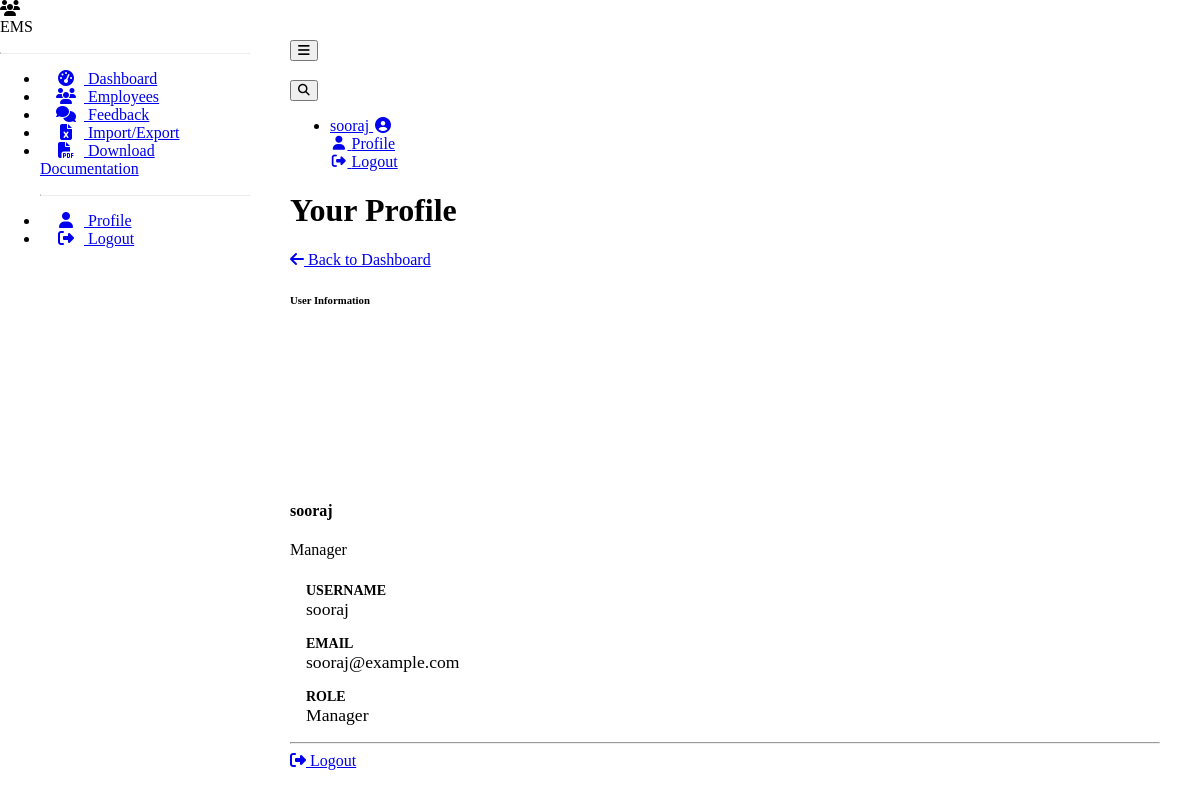
Page /auth/profile (signed in) on the committed database.
### models.py (models this page shows, shortened)
class User(UserMixin, db.Model):
    __tablename__ = 'users'
    id = db.Column(db.Integer, primary_key=True)
    username = db.Column(db.String(64), unique=True, nullable=False)
    email = db.Column(db.String(120), unique=True, nullable=False)
    password_hash = db.Column(db.String(256), nullable=False)
    is_manager = db.Column(db.Boolean, default=False)
    employees_managed = db.relationship('Employee', backref='manager_user', lazy='dynamic',
                                        foreign_keys='Employee.manager_id')

### auth.py (the view)
@auth_bp.route('/profile')
@login_required
def profile():
    employee = Employee.query.filter_by(user_id=current_user.id).first()
    return render_template('profile.html', employee=employee)

### app.py (called while the page is built)
@login_manager.user_loader
def load_user(user_id):
    from models import User  # Import here to avoid circular imports
    return User.query.get(int(user_id))

### templates/profile.html (shortened to what this page needs)
{% extends "base.html" %}
{% block content %}
<div class="container-fluid">
    <div class="d-flex justify-content-between align-items-center mb-4">
        <h1 class="h3 text-gray-800">Your Profile</h1>
        <a href="{{ url_for('employee.dashboard') }}" class="btn btn-secondary">
            <i class="fas fa-arrow-left mr-1"></i> Back to Dashboard
        </a>
    </div>
    <div class="row">
        <div class="col-lg-12">
            <div class="card shadow mb-4">
                <div class="card-header py-3">
                    <h6 class="m-0 font-weight-bold text-primary">User Information</h6>
                </div>
                <div class="card-body">
                    <div class="row">
                        <div class="col-md-3 text-center">
                            <div class="employee-avatar">
                            </div>
                            <h4 class="mt-3">{{ current_user.username }}</h4>
                            <p class="text-muted">{{ 'Manager' if current_user.is_manager else 'Employee' }}</p>
                        </div>
                        <div class="col-md-9">
                            <div class="employee-info">
                                <div class="employee-info-item">
                                    <div class="employee-info-label">Username</div>
                                    <div class="employee-info-value">{{ current_user.username }}</div>
                                </div>
                                <div class="employee-info-item">
                                    <div class="employee-info-label">Email</div>
                                    <div class="employee-info-value">{{ current_user.email }}</div>
                                </div>
                                <div class="employee-info-item">
                                    <div class="employee-info-label">Role</div>
                                    <div class="employee-info-value">{{ 'Manager' if current_user.is_manager else 'Employee' }}</div>
                                </div>
                            </div>
                        </div>
                    </div>
                    <hr>
                    <div class="text-center mt-3">
                        <a href="{{ url_for('auth.logout') }}" class="btn btn-danger">
                            <i class="fas fa-sign-out-alt mr-1"></i> Logout
                        </a>
                    </div>
                </div>
            </div>
        </div>
    </div>
</div>
{% endblock %}

### templates/base.html (shortened to what this page needs)
<!DOCTYPE html>
<html lang="en" data-bs-theme="dark">
<head>
    <link rel="stylesheet" href="https://cdn.replit.com/agent/bootstrap-agent-dark-theme.min.css">
    <link rel="stylesheet" href="https://cdnjs.cloudflare.com/ajax/libs/font-awesome/6.4.0/css/all.min.css">
    <link rel="stylesheet" href="https://cdn.datatables.net/1.13.4/css/dataTables.bootstrap5.min.css">
    <link rel="stylesheet" href="https://cdn.datatables.net/buttons/2.3.6/css/buttons.bootstrap5.min.css">
    <link rel="stylesheet" href="{{ url_for('static', filename='css/custom.css') }}">
</head>
<body>
    {% if current_user.is_authenticated %}
    <div class="sidebar bg-dark">
        <div class="sidebar-brand d-flex align-items-center justify-content-center p-3">
            <div class="sidebar-brand-icon">
                <i class="fas fa-users"></i>
            </div>
            <div class="sidebar-brand-text mx-3">EMS</div>
        </div>
        <hr class="sidebar-divider">
        <ul class="nav flex-column">
            <li class="nav-item">
                <a class="nav-link {% if request.endpoint and request.endpoint == 'employee.dashboard' %}active{% endif %}"
                   href="{{ url_for('employee.dashboard') }}">
                    <i class="fas fa-fw fa-tachometer-alt"></i>
                    <span>Dashboard</span>
                </a>
            </li>
            <li class="nav-item">
                <a class="nav-link {% if request.endpoint and 'employee_list' in request.endpoint %}active{% endif %}"
                   href="{{ url_for('employee.employee_list') }}">
                    <i class="fas fa-fw fa-users"></i>
                    <span>Employees</span>
                </a>
            </li>
            <li class="nav-item">
                <a class="nav-link {% if request.endpoint and 'feedback' in request.endpoint %}active{% endif %}"
                   href="{{ url_for('feedback.feedback_list') }}">
                    <i class="fas fa-fw fa-comments"></i>
                    <span>Feedback</span>
                </a>
            </li>
            {% if current_user.is_manager %}
            <li class="nav-item">
                <a class="nav-link {% if request.endpoint and 'import_export' in request.endpoint %}active{% endif %}"
                   href="{{ url_for('employee.import_export') }}">
                    <i class="fas fa-fw fa-file-excel"></i>
                    <span>Import/Export</span>
                </a>
            </li>
            <li class="nav-item">
                <a class="nav-link" href="{{ url_for('docs.generate_and_download_docs') }}">
                    <i class="fas fa-fw fa-file-pdf"></i>
                    <span>Download Documentation</span>
                </a>
            </li>
            {% endif %}
            <hr class="sidebar-divider">
            <li class="nav-item">
                <a class="nav-link" href="{{ url_for('auth.profile') }}">
                    <i class="fas fa-fw fa-user"></i>
                    <span>Profile</span>
                </a>
            </li>
            <li class="nav-item">
                <a class="nav-link" href="{{ url_for('auth.logout') }}">
                    <i class="fas fa-fw fa-sign-out-alt"></i>
                    <span>Logout</span>
                </a>
            </li>
        </ul>
    </div>
    {% endif %}
    <div class="content-wrapper {% if not current_user.is_authenticated %}ml-0{% endif %}">
        {% if current_user.is_authenticated %}
        <nav class="navbar navbar-expand navbar-dark bg-dark mb-4">
            <button id="sidebarToggle" class="btn btn-link d-md-none rounded-circle mr-3">
                <i class="fa fa-bars"></i>
            </button>
            <div class="d-md-inline-block ms-auto form-inline mr-0 navbar-search">
                <div class="input-group">
                    <input type="text" id="searchInput" class="form-control bg-light border small"
                           placeholder="Search..." aria-label="Search">
                    <div class="input-group-append">
                        <button class="btn btn-primary" type="button">
                        </button>
                    </div>
                </div>
            </div>
            <ul class="navbar-nav ml-auto ml-md-0">
                <li class="nav-item dropdown no-arrow">
                    <a class="nav-link dropdown-toggle" href="#" id="userDropdown" role="button"
                       data-bs-toggle="dropdown" aria-haspopup="true" aria-expanded="false">
                        <span class="mr-2 d-none d-lg-inline text-gray-600 small">{{ current_user.username }}</span>
                        <i class="fas fa-user-circle fa-fw"></i>
                    </a>
                    <div class="dropdown-menu dropdown-menu-right shadow animated--grow-in"
                         aria-labelledby="userDropdown">
                        <a class="dropdown-item" href="{{ url_for('auth.profile') }}">
                            <i class="fas fa-user fa-sm fa-fw mr-2 text-gray-400"></i>
                            Profile
                        </a>
                        <a class="dropdown-item" href="{{ url_for('auth.logout') }}">
                            <i class="fas fa-sign-out-alt fa-sm fa-fw mr-2 text-gray-400"></i>
                            Logout
                        </a>
                    </div>
                </li>
            </ul>
        </nav>
        {% endif %}
        <div class="container-fluid">
            {% block content %}{% endblock %}
        </div>
    </div>
</body>
</html>

### static/css/custom.css (style rules this page uses)
:root { --sidebar-width: 250px; }
.sidebar { width: var(--sidebar-width); height: 100vh; position: fixed; left: 0; top: 0; z-index: 100; transition: all 0.3s; overflow-y: auto; }
.sidebar .nav-item .nav-link { padding: 0.75rem 1rem; width: 100%; }
.sidebar .nav-item .nav-link i { margin-right: 0.5rem; }
.sidebar-divider { margin: 1rem 0; border-top: 1px solid rgba(255, 255, 255, 0.15); }
.content-wrapper { margin-left: var(--sidebar-width); padding: 2rem; min-height: 100vh; transition: all 0.3s; }
.employee-avatar { width: 150px; height: 150px; border-radius: 50%; background-color: var(--bs-primary); color: white; display: flex; align-items: center; justify-content: center; font-size: 3rem; margin: 0 auto 1rem; font-weight: 700; }
.employee-info { display: flex; flex-wrap: wrap; }
.employee-info-item { width: 50%; padding: 0.5rem 1rem; }
.employee-info-label { font-weight: 700; text-transform: uppercase; font-size: 0.875rem; color: var(--bs-secondary); }
.employee-info-value { font-size: 1.1rem; }
.navbar-search { margin-right: 1rem; }
.navbar-search .input-group { width: 300px; }
.navbar-search .form-control { border: 1px solid rgba(255, 255, 255, 0.2) !important; background-color: rgba(255, 255, 255, 0.1) !important; color: white !important; }
.navbar-search .form-control::placeholder { color: rgba(255, 255, 255, 0.6) !important; }

### rows in the picture
User: username "sooraj", is_manager "Manager", email "sooraj@example.com"
